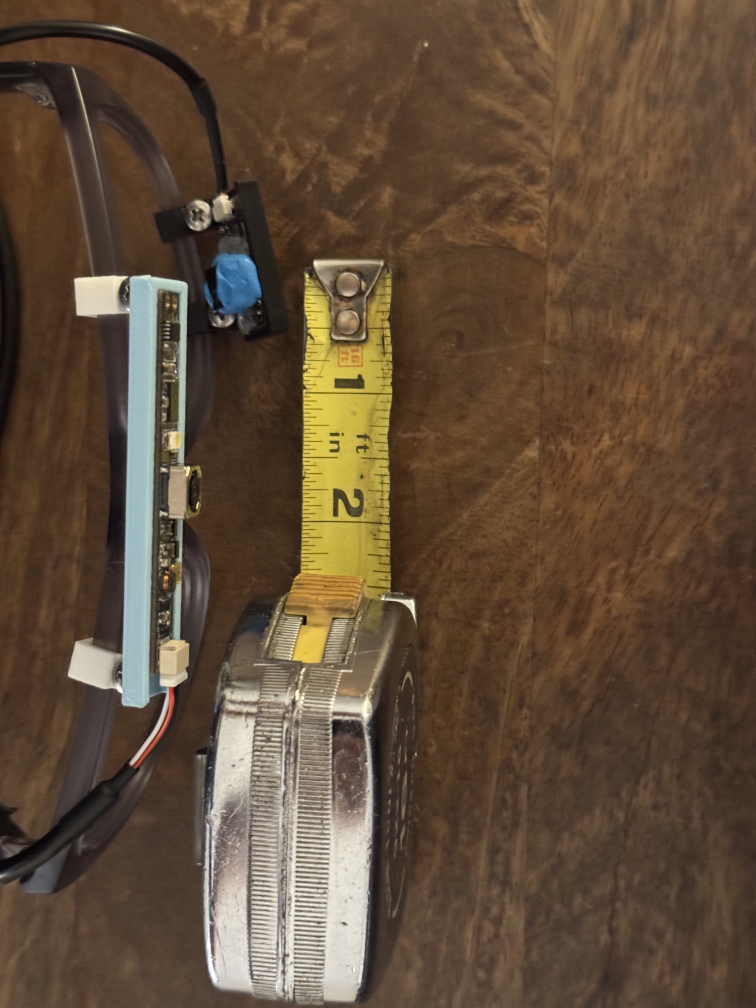
#> input picture IMG_8034.jpg, 3024 x 4032 px (shown at 1/4 size); its folder holds only this picture in this run
$ python -i EyeTracker_PCCR.py   (imports and definitions only)
#> lines starting #> are read from the running program, lines starting #| are printed output that depends on the picture; after the words box and inside, x2 and y2 are one past the last pixel; in counts of white or black regions, pixels touching at a corner belong together
import cv2
import math
import numpy as np
import os
import tkinter as tk
from tkinter import ttk, filedialog
import sys
import time
import socket
import json
from collections import deque
# [1 line that did not run here, left out]

BUFFER_SIZE = 5  # Small enough to be responsive, large enough to stop jitter
screen_buffer = deque(maxlen=BUFFER_SIZE)

calib_points_screen = []  # [(x,y), ...] in screen coords
calib_vectors_eye = []    # [np.array([dx, dy]), ...] PCCR vectors
calib_state = 0           # 0: Idle, >0: current target index (1-based)
calib_total_points = 12   # 3x4 grid

# Multi-sample collection state
calib_collecting = False
calib_collect_frames = []
CALIB_SAMPLES = 15        # frames to collect per point
CALIB_STD_THRESH = 3.0    # max std dev for a valid capture (pixel-space PCCR vectors)

# Polynomial calibration coefficients (6 per axis)
poly_coeffs_x = None
poly_coeffs_y = None

# Toggle for 120Hz resolution/blurring logic
HIGH_FPS_MODE = False

# --- PCCR globals ---
last_pccr_vector = None       # np.array([dx, dy])
last_pupil_center = None      # (x, y)
last_glint_centroid = None    # (x, y)

GLINT_SEARCH_RADIUS = 80     # pixels around pupil to search
GLINT_MIN_AREA = 3            # min contour area for a glint blob
GLINT_MAX_AREA = 150          # max contour area
NUM_GLINTS = 2                # expected LED count

PCCR_BUFFER_SIZE = 5          # frames of history
pccr_buffer = deque(maxlen=PCCR_BUFFER_SIZE)  # recent valid PCCR vectors for median
PCCR_JUMP_THRESH = 30.0       # max pixel jump from running median to accept

calibrated = False

# External camera / screen params (for 640x480)
EXT_WIDTH = 640
EXT_HEIGHT = 480
EXT_CX = EXT_WIDTH // 2
EXT_CY = EXT_HEIGHT // 2

circle_x = EXT_CX
circle_y = EXT_CY

# Function to detect available cameras
# [8 lines left out: function detect_cameras, not called in this run]

def crop_to_aspect_ratio(image, width=640, height=480):
    current_height, current_width = image.shape[:2]
    desired_ratio = width / height
    current_ratio = current_width / current_height

    if current_ratio > desired_ratio:
        new_width = int(desired_ratio * current_height)
        offset = (current_width - new_width) // 2
        cropped_img = image[:, offset:offset + new_width]
    else:
        new_height = int(current_width / desired_ratio)
        offset = (current_height - new_height) // 2
        cropped_img = image[offset:offset + new_height, :]

    return cv2.resize(cropped_img, (width, height))

def apply_binary_threshold(image, darkestPixelValue, addedThreshold):
    threshold = darkestPixelValue + addedThreshold
    _, thresholded_image = cv2.threshold(image, threshold, 255, cv2.THRESH_BINARY_INV)
    return thresholded_image

def get_darkest_area(image):
    gray = cv2.cvtColor(image, cv2.COLOR_BGR2GRAY)
    blurred = cv2.blur(gray, (20, 20))
    margin = 20
    roi = blurred[margin:-margin, margin:-margin]
    min_loc = cv2.minMaxLoc(roi)[3]
    return (min_loc[0] + margin, min_loc[1] + margin)

def mask_outside_square(image, center, size):
    x, y = center
    half_size = size // 2
    mask = np.zeros_like(image)
    top_left_x = max(0, x - half_size)
    top_left_y = max(0, y - half_size)
    bottom_right_x = min(image.shape[1], x + half_size)
    bottom_right_y = min(image.shape[0], y + half_size)
    mask[top_left_y:bottom_right_y, top_left_x:bottom_right_x] = 255
    return cv2.bitwise_and(image, mask)

# [28 lines left out: function optimize_contours_by_angle, not called in this run]

def filter_contours_by_area_and_return_largest(contours, pixel_thresh, ratio_thresh):
    max_area = 0
    largest_contour = None
    for contour in contours:
        area = cv2.contourArea(contour)
        if area >= pixel_thresh:
            x, y, w, h = cv2.boundingRect(contour)
            length_to_width_ratio = max(w / h, h / w)
            if length_to_width_ratio <= ratio_thresh:
                if area > max_area:
                    max_area = area
                    largest_contour = contour
    return [largest_contour] if largest_contour is not None else []

# [44 lines left out: functions check_contour_pixels, check_ellipse_goodness, not called in this run]

def _detect_pupil_adaptive(gray_frame, darkest_point):
    """Fallback pupil detection using adaptive thresholding for IR washout."""
    h, w = gray_frame.shape[:2]

    # ROI size scales with frame dimensions (~40% of shorter dimension)
    roi_half = int(min(h, w) * 0.2)
    dx, dy = darkest_point
    x1 = max(0, dx - roi_half)
    y1 = max(0, dy - roi_half)
    x2 = min(w, dx + roi_half)
    y2 = min(h, dy + roi_half)
    roi = gray_frame[y1:y2, x1:x2]

    if roi.size == 0:
        return None, None

    # Adaptive threshold detects local contrast edges (works when pupil isn't darkest)
    block = 15 if min(roi.shape[:2]) > 30 else 7
    binary = cv2.adaptiveThreshold(
        roi, 255, cv2.ADAPTIVE_THRESH_GAUSSIAN_C, cv2.THRESH_BINARY_INV,
        blockSize=block, C=5
    )

    # Morphological close to fill glint holes inside pupil
    k = cv2.getStructuringElement(cv2.MORPH_ELLIPSE, (5, 5))
    binary = cv2.morphologyEx(binary, cv2.MORPH_CLOSE, k, iterations=2)

    contours, _ = cv2.findContours(binary, cv2.RETR_EXTERNAL, cv2.CHAIN_APPROX_SIMPLE)

    # Area bounds scale with ROI dimensions
    roi_area = roi.shape[0] * roi.shape[1]
    min_area = roi_area * 0.02
    max_area = roi_area * 0.8

    best_contour = None
    best_area = 0
    for cnt in contours:
        area = cv2.contourArea(cnt)
        if area < min_area or area > max_area or len(cnt) < 5:
            continue
        perimeter = cv2.arcLength(cnt, True)
        if perimeter == 0:
            continue
        circularity = 4 * math.pi * area / (perimeter * perimeter)
        if circularity > 0.4 and area > best_area:
            best_area = area
            best_contour = cnt

    if best_contour is None:
        return None, None

    ellipse = cv2.fitEllipse(best_contour)
    # Shift ellipse center back to full-frame coordinates
    center_x = int(ellipse[0][0]) + x1
    center_y = int(ellipse[0][1]) + y1
    ellipse = ((center_x, center_y), ellipse[1], ellipse[2])
    return (center_x, center_y), ellipse


def detect_pupil(frame, gray_frame):
    """Detect pupil center and ellipse using multi-threshold approach."""
    darkest_point = get_darkest_area(frame)
    darkest_pixel_value = gray_frame[darkest_point[1], darkest_point[0]]

    mask_size = int(gray_frame.shape[1] * 0.4)
    thresholded_strict = apply_binary_threshold(gray_frame, darkest_pixel_value, 5)
    thresholded_strict = mask_outside_square(thresholded_strict, darkest_point, mask_size)
    thresholded_medium = apply_binary_threshold(gray_frame, darkest_pixel_value, 15)
    thresholded_medium = mask_outside_square(thresholded_medium, darkest_point, mask_size)
    thresholded_relaxed = apply_binary_threshold(gray_frame, darkest_pixel_value, 25)
    thresholded_relaxed = mask_outside_square(thresholded_relaxed, darkest_point, mask_size)

    image_array = [thresholded_relaxed, thresholded_medium, thresholded_strict]

    # Dynamic Elliptical Kernel
    k_size = int(gray_frame.shape[1] * 0.025)
    k_size = k_size if k_size % 2 != 0 else k_size + 1
    kernel = cv2.getStructuringElement(cv2.MORPH_ELLIPSE, (k_size, k_size))

    best_goodness = 0
    best_contours = []

    for thresh_img in image_array:
        dilated = cv2.morphologyEx(thresh_img, cv2.MORPH_CLOSE, kernel, iterations=2)
        contours, _ = cv2.findContours(dilated, cv2.RETR_EXTERNAL, cv2.CHAIN_APPROX_SIMPLE)
        reduced = filter_contours_by_area_and_return_largest(contours, 1000, 3)

        if len(reduced) > 0 and len(reduced[0]) > 5:
            current_goodness = check_ellipse_goodness(dilated, reduced[0])
            total_pixels = check_contour_pixels(reduced[0], dilated.shape)
            final_goodness = current_goodness[0] * total_pixels[0] * total_pixels[0] * total_pixels[1]

            if final_goodness > 0 and final_goodness > best_goodness:
                best_goodness = final_goodness
                best_contours = reduced

    if not best_contours:
        return _detect_pupil_adaptive(gray_frame, darkest_point)

    optimized = optimize_contours_by_angle(best_contours)
    if optimized is None or len(optimized) < 5:
        return None, None

    ellipse = cv2.fitEllipse(optimized)
    center = (int(ellipse[0][0]), int(ellipse[0][1]))
    return center, ellipse

# [74 lines left out: functions detect_glints, smooth_pccr_vector, not called in this run]

def process_frame(frame):
    """PCCR pipeline: detect pupil, detect glints, compute pupil-glint vector."""
    global last_pccr_vector, last_pupil_center, last_glint_centroid

    frame = crop_to_aspect_ratio(frame)
    gray_frame = cv2.cvtColor(frame, cv2.COLOR_BGR2GRAY)

    # TODO: re-evaluate blur for HIGH_FPS_MODE once 30fps pipeline is stable
    # if HIGH_FPS_MODE:
    #     gray_frame = cv2.GaussianBlur(gray_frame, (5, 5), 0)

    pupil_center, pupil_ellipse = detect_pupil(frame, gray_frame)

    if pupil_center is not None:
        last_pupil_center = pupil_center
        # Draw pupil
        cv2.circle(frame, pupil_center, 4, (0, 255, 0), -1)
        if pupil_ellipse is not None:
            cv2.ellipse(frame, pupil_ellipse, (20, 255, 255), 2)

        glint_centroid, glint_points = detect_glints(gray_frame, pupil_center)

        if glint_centroid is not None:
            last_glint_centroid = glint_centroid
            # Draw glints
            for gp in glint_points:
                cv2.circle(frame, gp, 3, (255, 150, 0), -1)

            # Compute PCCR vector
            dx = pupil_center[0] - glint_centroid[0]
            dy = pupil_center[1] - glint_centroid[1]
            raw_pccr = np.array([dx, dy])

            accepted = smooth_pccr_vector(raw_pccr)
            if accepted is not None:
                last_pccr_vector = accepted

                # Draw PCCR vector (cyan line from glint centroid through pupil)
                gc = (int(glint_centroid[0]), int(glint_centroid[1]))
                end_pt = (int(pupil_center[0] + dx), int(pupil_center[1] + dy))
                cv2.line(frame, gc, end_pt, (255, 255, 0), 2)

                # Display PCCR vector text
                pccr_text = f"PCCR: ({dx:.1f}, {dy:.1f})"
                cv2.putText(frame, pccr_text, (10, frame.shape[0] - 15),
                            cv2.FONT_HERSHEY_SIMPLEX, 0.5, (0, 255, 0), 2)
            else:
                # Rejected outlier — hold last valid, show indicator
                cv2.circle(frame, (15, 15), 8, (0, 0, 255), -1)
                cv2.putText(frame, "SKIP", (28, 20),
                            cv2.FONT_HERSHEY_SIMPLEX, 0.5, (0, 0, 255), 2)
        else:
            # No glints detected — don't update last_pccr_vector (hold-last-valid)
            last_glint_centroid = None
    else:
        # No pupil detected — don't update last_pccr_vector (hold-last-valid)
        last_pupil_center = None
        last_glint_centroid = None

    cv2.imshow("Eye Camera", frame)

# [25 lines left out: function update_gaze_circle_from_current_gaze, not called in this run]


def _build_poly_features(gx, gy):
    """Build 2nd-degree polynomial feature row: [1, gx, gy, gx^2, gy^2, gx*gy]"""
    return np.array([1.0, gx, gy, gx*gx, gy*gy, gx*gy])

# [43 lines left out: function compute_polynomial_calibration, not called in this run]

def _calibration_path():
    return os.path.join(os.path.dirname(os.path.abspath(__file__)), "calibration_data.npz")

def _history_path():
    return os.path.join(os.path.dirname(os.path.abspath(__file__)), "calibration_history.npz")

# [264 lines left out: functions _save_calibration, load_calibration, start_calibration, begin_capture, tick_capture, process_camera and 2 more, not called in this run]

# [2 lines not run here, left out]

>>> import cv2
>>> picture = cv2.imread('../IMG_8034.jpg')
#> picture is the input picture: shape (4032, 3024, 3); mean B, G, R 56.9, 76.7, 97.1
>>> result = process_frame(picture)
#> in crop_to_aspect_ratio, `cropped_img = image[offset:offset + new_height, :]`:
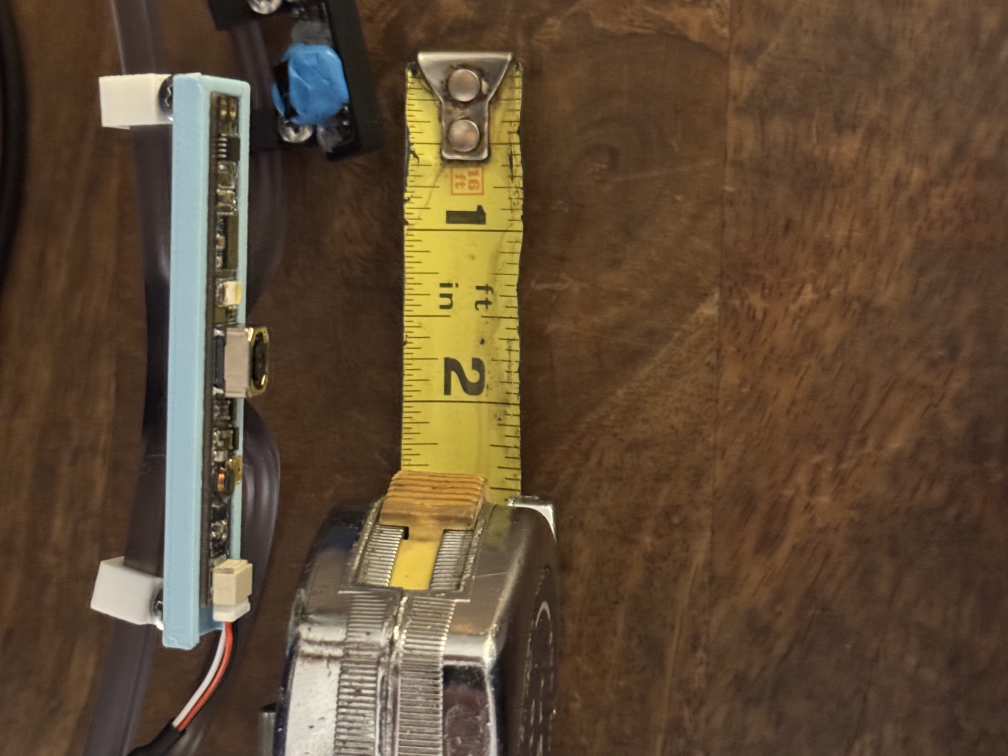
#> cropped_img: shape (2268, 3024, 3) (shown at 1/3 size); mean B, G, R 53.7, 75.8, 96
#> in get_darkest_area, `roi = blurred[margin:-margin, margin:-margin]`:
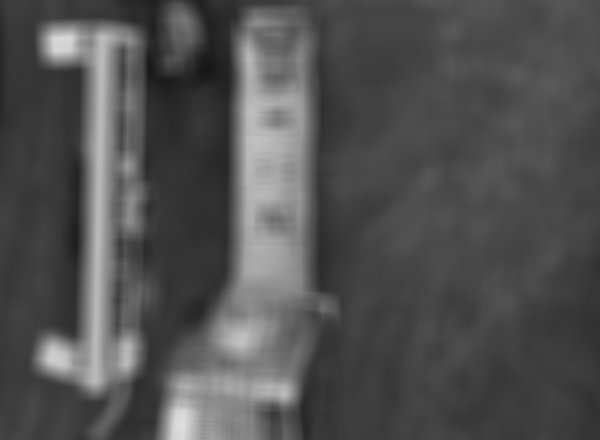
#> roi: shape (440, 600); min 22, max 222, mean 81.4
#> in get_darkest_area, `min_loc = cv2.minMaxLoc(roi)[3]`: min_loc = (183, 420)
#> in detect_pupil, `darkest_point = get_darkest_area(frame)`: darkest_point = (203, 440)
#> in detect_pupil, `darkest_pixel_value = gray_frame[darkest_point[1], darkest_point[0]]`: darkest_pixel_value = 223
#> in apply_binary_threshold, `threshold = darkestPixelValue + addedThreshold`: threshold = 228
#> in apply_binary_threshold, `_, thresholded_image = cv2.threshold(image, threshold, 255, cv2.THRESH..`:
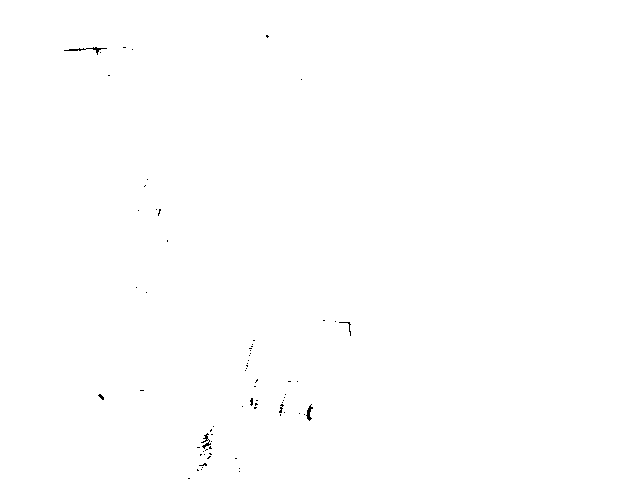
#> thresholded_image: shape (480, 640); 99.9% white; black in thin lines or dots, all inside (x1, y1, x2, y2) = (64, 35, 351, 479)
#> in mask_outside_square, `x, y = center`: x = 203; y = 440
#> in mask_outside_square, `top_left_x = max(0, x - half_size)`: top_left_x = 75
#> in mask_outside_square, `top_left_y = max(0, y - half_size)`: top_left_y = 312
#> in mask_outside_square, `bottom_right_x = min(image.shape[1], x + half_size)`: bottom_right_x = 331
#> in mask_outside_square, `bottom_right_y = min(image.shape[0], y + half_size)`: bottom_right_y = 480
#> in mask_outside_square, `return cv2.bitwise_and(image, mask)`:
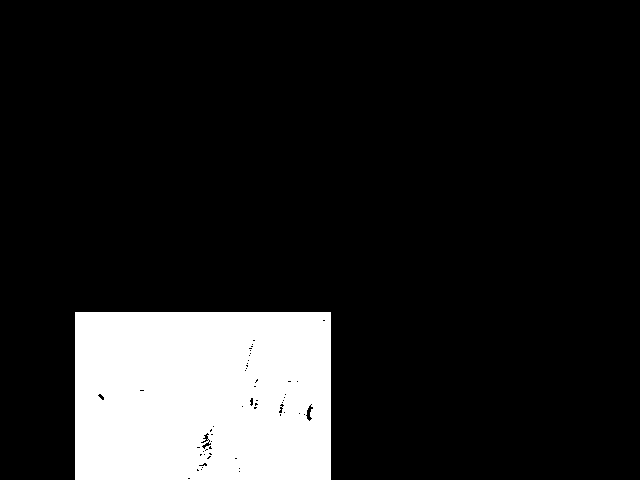
#> returned value: shape (480, 640); 13.9% white; 1 white region, box (x1, y1, x2, y2) and area: (75, 312, 331, 480) 42725
#> in apply_binary_threshold (call 2), `_, thresholded_image = cv2.threshold(image, threshold, 255, cv2.THRESH..`: thresholded_image: shape (480, 640); 99.9% white; black in thin lines or dots, all inside (x1, y1, x2, y2) = (96, 35, 351, 421)
#> call 2 of mask_outside_square, with center = (203, 440), size = 256
#> in mask_outside_square (call 2), `return cv2.bitwise_and(image, mask)`:
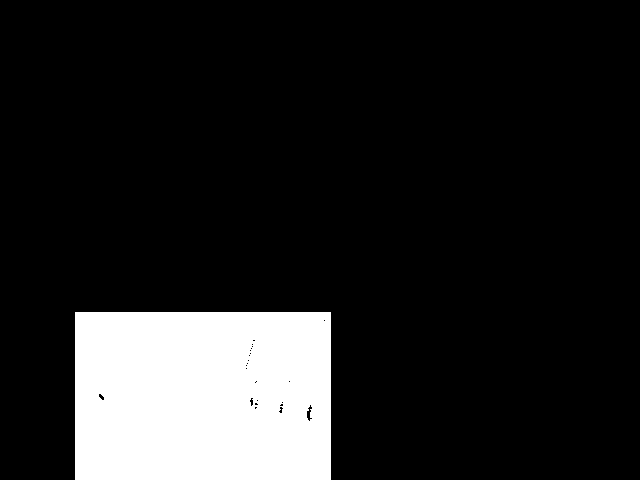
#> returned value: shape (480, 640); 14% white; 1 white region, box (x1, y1, x2, y2) and area: (75, 312, 331, 480) 42889
#> in apply_binary_threshold (call 3), `_, thresholded_image = cv2.threshold(image, threshold, 255, cv2.THRESH..`: thresholded_image: shape (480, 640); 100% white; black in thin lines or dots, all inside (x1, y1, x2, y2) = (99, 75, 351, 420)
#> in mask_outside_square (call 3), `return cv2.bitwise_and(image, mask)`: returned value: shape (480, 640); 14% white; 1 white region, box (x1, y1, x2, y2) and area: (75, 312, 331, 480) 42958
#> the loop in detect_pupil, `for thresh_img in image_array:` made 3 passes
#> after the loop in detect_pupil, `for thresh_img in image_array:`: best_contours = []; best_goodness = 0
#> in _detect_pupil_adaptive, `dx, dy = darkest_point`: dx = 203; dy = 440
#> in _detect_pupil_adaptive, `x1 = max(0, dx - roi_half)`: x1 = 107
#> in _detect_pupil_adaptive, `y1 = max(0, dy - roi_half)`: y1 = 344
#> in _detect_pupil_adaptive, `x2 = min(w, dx + roi_half)`: x2 = 299
#> in _detect_pupil_adaptive, `y2 = min(h, dy + roi_half)`: y2 = 480
#> in _detect_pupil_adaptive, `roi = gray_frame[y1:y2, x1:x2]`:
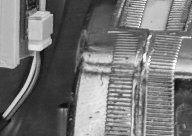
#> roi: shape (136, 192); min 10, max 253, mean 118.1
#> in _detect_pupil_adaptive, `binary = cv2.adaptiveThreshold( roi, 255, cv2.ADAPTIVE_THRESH_GAUSSIAN..`: binary: shape (136, 192); 33.6% white; 230 white regions (197 under 20 px), largest, box (x1, y1, x2, y2) and area: (79, 0, 192, 136) 3746, (0, 0, 63, 134) 1254, (66, 57, 84, 136) 472
#> in _detect_pupil_adaptive, `binary = cv2.morphologyEx(binary, cv2.MORPH_CLOSE, k, iterations=2)`:
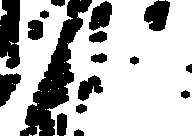
#> binary: shape (136, 192); 72.2% white; 17 black regions
#> in _detect_pupil_adaptive, `contours, _ = cv2.findContours(binary, cv2.RETR_EXTERNAL, cv2.CHAIN_AP..`: contours = 21 contours, 18 with area under 20; largest, box (x1, y1, x2, y2) and area: (47, 0, 192, 136) 15422, (0, 0, 73, 136) 4351, (0, 0, 7, 20) 36
#> the loop in _detect_pupil_adaptive, `for cnt in contours:` made 21 passes
#> (area, perimeter, circularity) on passes 18, 20: (15422, 752.5, 0.342), (4351, 511.2, 0.209)
#> area on pass 21: 36.5
#> after the loop in _detect_pupil_adaptive, `for cnt in contours:`: best_area = 0
